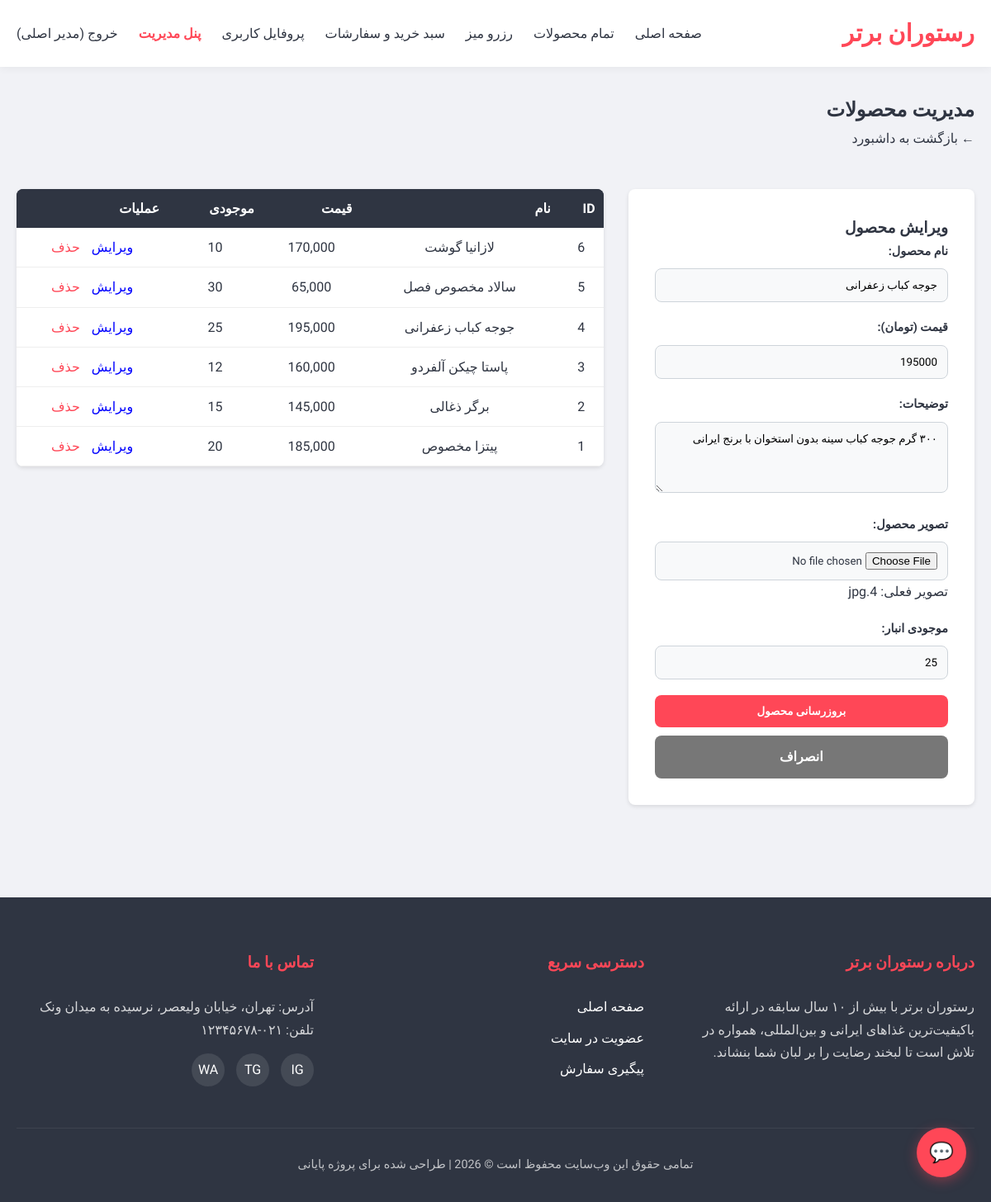
Screenshot of /admin/products.php?edit=4 (signed in) with the database file from the repository.
### tables this page shows
CREATE TABLE IF NOT EXISTS products (
    id INT AUTO_INCREMENT PRIMARY KEY,
    name VARCHAR(100) NOT NULL,
    price DECIMAL(10, 0) NOT NULL,
    description TEXT,
    image VARCHAR(255),
    stock INT NOT NULL DEFAULT 0,
    created_at TIMESTAMP DEFAULT CURRENT_TIMESTAMP
);

### admin/products.php (the view, shortened to what this page needs)
<?php
require_once '../config/db.php';
$products = $pdo->query("SELECT * FROM products ORDER BY id DESC")->fetchAll();
$edit_product = null;
if (isset($_GET['edit'])) {
    $stmt = $pdo->prepare("SELECT * FROM products WHERE id = ?");
    $stmt->execute([$_GET['edit']]);
    $edit_product = $stmt->fetch();
}
include '../includes/header.php';
?>
<div style="padding: 2rem 0;">
    <h2>مدیریت محصولات</h2>
    <a href="dashboard.php" style="display: inline-block; margin-bottom: 1rem;">&larr; بازگشت به داشبورد</a>
    <div style="display: flex; gap: 30px; flex-wrap: wrap; margin-top: 2rem;">
        <div style="flex: 1; min-width: 300px; background: #fff; padding: 2rem; border-radius: 8px; box-shadow: 0 2px 5px rgba(0,0,0,0.1); align-self: flex-start;">
            <h3><?php echo $edit_product ? 'ویرایش محصول' : 'افزودن محصول جدید'; ?></h3>
            <form action="products.php" method="POST" enctype="multipart/form-data">
                <div class="form-group">
                    <label>نام محصول:</label>
                    <input type="text" name="name" value="<?php echo $edit_product['name'] ?? ''; ?>" required>
                </div>
                <div class="form-group">
                    <label>قیمت (تومان):</label>
                    <input type="number" name="price" value="<?php echo $edit_product['price'] ?? ''; ?>" required>
                </div>
                <div class="form-group">
                    <label>توضیحات:</label>
                    <textarea name="description" rows="4" required><?php echo $edit_product['description'] ?? ''; ?></textarea>
                </div>
                <div class="form-group">
                    <label>تصویر محصول:</label>
                    <input type="file" name="image" <?php echo $edit_product ? '' : 'required'; ?>>
                    <?php if ($edit_product && $edit_product['image']): ?>
                        <p>تصویر فعلی: <?php echo $edit_product['image']; ?></p>
                    <?php endif; ?>
                </div>
                <div class="form-group">
                    <label>موجودی انبار:</label>
                    <input type="number" name="stock" value="<?php echo $edit_product['stock'] ?? '0'; ?>" required>
                </div>
                <button type="submit" class="btn btn-block"><?php echo $edit_product ? 'بروزرسانی محصول' : 'ثبت محصول'; ?></button>
                <?php if ($edit_product): ?>
                    <a href="products.php" class="btn btn-block" style="background: #777; margin-top: 10px;">انصراف</a>
                <?php endif; ?>
            </form>
        </div>
        <div style="flex: 2; min-width: 300px;">
            <table style="width: 100%; border-collapse: collapse; background: #fff; border-radius: 8px; overflow: hidden; box-shadow: 0 2px 5px rgba(0,0,0,0.1);">
                <thead style="background: var(--secondary-color); color: #fff;">
                    <tr>
                        <th style="padding: 10px;">ID</th>
                        <th style="padding: 10px;">نام</th>
                        <th style="padding: 10px;">قیمت</th>
                        <th style="padding: 10px;">موجودی</th>
                        <th style="padding: 10px;">عملیات</th>
                    </tr>
                </thead>
                <tbody>
                    <?php foreach ($products as $p): ?>
                        <tr style="border-bottom: 1px solid #eee; text-align: center;">
                            <td style="padding: 10px;"><?php echo $p['id']; ?></td>
                            <td style="padding: 10px;"><?php echo htmlspecialchars($p['name']); ?></td>
                            <td style="padding: 10px;"><?php echo number_format($p['price']); ?></td>
                            <td style="padding: 10px;"><?php echo $p['stock']; ?></td>
                            <td style="padding: 10px;">
                                <a href="products.php?edit=<?php echo $p['id']; ?>" style="color: blue; margin-left: 10px;">ویرایش</a>
                                <a href="products.php?delete=<?php echo $p['id']; ?>" style="color: var(--danger-color);" onclick="return confirm('آیا از حذف این محصول مطمئن هستید؟')">حذف</a>
                            </td>
                        </tr>
                    <?php endforeach; ?>
                </tbody>
            </table>
        </div>
    </div>
</div>
<?php include '../includes/footer.php'; ?>

### assets/css/style.css (style rules this page uses)
:root { --primary-color: #ff4757; --primary-dark: #e84118; --secondary-color: #2f3542; --light-color: #f1f2f6; --dark-color: #2f3542; --success-color: #2ed573; --danger-color: #ff4757; --white: #ffffff; --shadow: 0 4px 6px rgba(0,0,0,0.1); --transition: all 0.3s ease; }
* { margin: 0; padding: 0; box-sizing: border-box; font-family: 'Vazirmatn', 'Tahoma', sans-serif; }
body { background-color: var(--light-color); line-height: 1.7; direction: rtl; text-align: right; color: var(--dark-color); }
a { text-decoration: none; color: inherit; transition: var(--transition); }
.btn { display: inline-block; padding: 12px 25px; background: var(--primary-color); color: var(--white); border-radius: 8px; border: none; cursor: pointer; transition: var(--transition); font-weight: 700; text-align: center; }
.btn-block { display: block; width: 100%; }
.form-group { margin-bottom: 1.2rem; }
.form-group label { display: block; margin-bottom: 0.5rem; font-weight: 700; font-size: 0.9rem; }
.form-group input, .form-group textarea, .form-group select { width: 100%; padding: 12px; border: 1px solid #ced4da; border-radius: 8px; background-color: #f8f9fa; transition: var(--transition); }
table { width: 100%; border-collapse: collapse; }
th { background: var(--secondary-color); color: var(--white); padding: 15px; text-align: right; }
td { padding: 15px; border-bottom: 1px solid #eee; }

### rows the page displays
products: name "جوجه کباب زعفرانی", price "195000", description "۳۰۰ گرم جوجه کباب سینه بدون استخوان با برنج ایرانی", image "4.jpg", stock "25", id "4", price "195,000"
products: id "6", name "لازانیا گوشت", price "170,000", stock "10"
products: id "5", name "سالاد مخصوص فصل", price "65,000", stock "30"
products: id "3", name "پاستا چیکن آلفردو", price "160,000", stock "12"
products: id "2", name "برگر ذغالی", price "145,000", stock "15"
products: id "1", name "پیتزا مخصوص", price "185,000", stock "20"

### other values shown
$_SESSION['user_name'] "مدیر اصلی"
